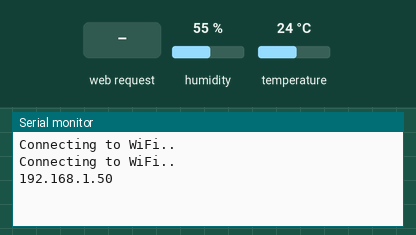
Recording of a sketch running on a simulated ESP32. On the bench: the last lines printed to the serial monitor. The inputs (shaded band) are chosen by the test bench; at power-on: humidity 55 %, temperature 24 °C. WiFi joins after 1.5 s; servers stay silent unless stated.

Above: at 3.2 s.
3.3 s: HTTP request GET /temperature received
At 4.4 s:
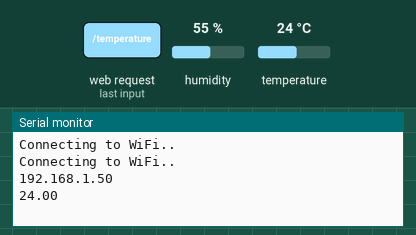
4.8 s: HTTP request GET /humidity received
At 5.9 s:
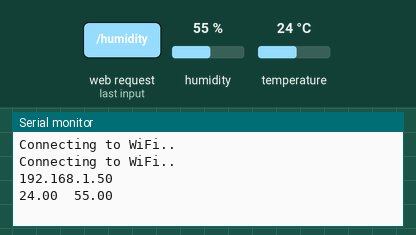

The sketch:

ESP32_ReedTemp_ReciveCanMsj_WebServer.ino
```cpp
#include <SPI.h>
#include <mcp2515.h>
#include "WiFi.h"
#include "ESPAsyncWebServer.h"
#include <Adafruit_Sensor.h>
#include <DHT.h>

// Replace with your network credentials
const char* ssid = "Pb 2.4";
const char* password = "";

#define DHTPIN 27     // Digital pin connected to the DHT sensor

// Uncomment the type of sensor in use:
#define DHTTYPE    DHT11     // DHT 11
//#define DHTTYPE    DHT22     // DHT 22 (AM2302)
//#define DHTTYPE    DHT21     // DHT 21 (AM2301)

DHT dht(DHTPIN, DHTTYPE);

// Create AsyncWebServer object on port 80
AsyncWebServer server(80);

// CAN bus configuration
MCP2515 mcp2515(5); // CS pin is GPIO 5
struct can_frame canMsg;

// Variables to store the received temperature and humidity
float receivedTemperature = 0.0;
float receivedHumidity = 0.0;

String readDHTTemperature() {
  float t = dht.readTemperature();
  if (isnan(t)) {
    Serial.println("Failed to read from DHT sensor!");
    return "--";
  } else {
    Serial.print(t);
    Serial.print("  ");
    return String(t);
  }
}

String readDHTHumidity() {
  float h = dht.readHumidity();
  if (isnan(h)) {
    Serial.println("Failed to read from DHT sensor!");
    return "--";
  } else {
    Serial.println(h);
    return String(h);
  }
}

// Function to read temperature from the CAN message
String readCANTemperature() {
  if (isnan(receivedTemperature)) {
    return "--";
  } else {
    return String(receivedTemperature, 2);
  }
}

// Function to read humidity from the CAN message
String readCANHumidity() {
  if (isnan(receivedHumidity)) {
    return "--";
  } else {
    return String(receivedHumidity, 2);
  }
}

const char index_html[] PROGMEM = R"rawliteral(
<!DOCTYPE HTML><html>
<head>
  <meta name="viewport" content="width=device-width, initial-scale=1">
  <link rel="stylesheet" href="https://use.fontawesome.com/releases/v5.7.2/css/all.css" integrity="sha384-fnmOCqbTlWIlj8LyTjo7mOUStjsKC4pOpQbqyi7RrhN7udi9RwhKkMHpvLbHG9Sr" crossorigin="anonymous">
  <style>
    html {
     font-family: Arial;
     display: inline-block;
     margin: 0px auto;
     text-align: center;
    }
    h2 { font-size: 3.0rem; }
    p { font-size: 3.0rem; }
    .units { font-size: 1.2rem; }
    .dht-labels{
      font-size: 1.5rem;
      vertical-align:middle;
      padding-bottom: 15px;
    }
    .container {
      display: flex;
      justify-content: space-around;
    }
    .sensor {
      flex: 1;
      padding: 20px;
    }
  </style>
</head>
<body>
  <h2>ESP32 DHT Server</h2>
  <div class="container">
    <div class="sensor">
      <h3>NODO MAESTRO (ESP32)</h3>
      <p>
        <i class="fas fa-thermometer-half" style="color:#059e8a;"></i>
        <span class="dht-labels">Temperature</span>
        <span id="temperature1">%TEMPERATURE1%</span>
        <sup class="units">&deg;C</sup>
      </p>
      <p>
        <i class="fas fa-tint" style="color:#00add6;"></i>
        <span class="dht-labels">Humidity</span>
        <span id="humidity1">%HUMIDITY1%</span>
        <sup class="units">&percnt;</sup>
      </p>
    </div>
    <div class="sensor">
      <h3>NODO ESCLAVO 1 (ARDUINO UNO)</h3>
      <p>
        <i class="fas fa-thermometer-half" style="color:#059e8a;"></i>
        <span class="dht-labels">Temperature</span>
        <span id="temperature2">%TEMPERATURE2%</span>
        <sup class="units">&deg;C</sup>
      </p>
      <p>
        <i class="fas fa-tint" style="color:#00add6;"></i>
        <span class="dht-labels">Humidity</span>
        <span id="humidity2">%HUMIDITY2%</span>
        <sup class="units">&percnt;</sup>
      </p>
    </div>
  </div>
</body>
<script>
setInterval(function ( ) {
  var xhttp = new XMLHttpRequest();
  xhttp.onreadystatechange = function() {
    if (this.readyState == 4 && this.status == 200) {
      document.getElementById("temperature1").innerHTML = this.responseText.split(",")[0];
      document.getElementById("temperature2").innerHTML = this.responseText.split(",")[1];
    }
  };
  xhttp.open("GET", "/temperature", true);
  xhttp.send();
}, 2000 ) ;

setInterval(function ( ) {
  var xhttp = new XMLHttpRequest();
  xhttp.onreadystatechange = function() {
    if (this.readyState == 4 && this.status == 200) {
      document.getElementById("humidity1").innerHTML = this.responseText.split(",")[0];
      document.getElementById("humidity2").innerHTML = this.responseText.split(",")[1];
    }
  };
  xhttp.open("GET", "/humidity", true);
  xhttp.send();
}, 2000 ) ;
</script>
</html>)rawliteral";

// Replaces placeholder with DHT values
String processor(const String& var){
  if(var == "TEMPERATURE1"){
    return readDHTTemperature();
  }
  else if(var == "HUMIDITY1"){
    return readDHTHumidity();
  }
  else if(var == "TEMPERATURE2"){
    return readCANTemperature();
  }
  else if(var == "HUMIDITY2"){
    return readCANHumidity();
  }
  return String();
}

void setup(){
  // Serial port for debugging purposes
  Serial.begin(115200);

  dht.begin();

  // Initialize CAN bus
  mcp2515.reset();
  mcp2515.setBitrate(CAN_125KBPS);
  mcp2515.setNormalMode();

  // Connect to Wi-Fi
  WiFi.begin(ssid, password);
  while (WiFi.status() != WL_CONNECTED) {
    delay(1000);
    Serial.println("Connecting to WiFi..");
  }

  // Print ESP32 Local IP Address
  Serial.println(WiFi.localIP());

  // Route for root / web page
  server.on("/", HTTP_GET, [](AsyncWebServerRequest *request){
    request->send_P(200, "text/html", index_html, processor);
  });
  server.on("/temperature", HTTP_GET, [](AsyncWebServerRequest *request){
    String temperatures = readDHTTemperature() + "," + readCANTemperature();
    request->send_P(200, "text/plain", temperatures.c_str());
  });
  server.on("/humidity", HTTP_GET, [](AsyncWebServerRequest *request){
    String humidities = readDHTHumidity() + "," + readCANHumidity();
    request->send_P(200, "text/plain", humidities.c_str());
  });

  // Start server
  server.begin();
}

void loop(){
  if (mcp2515.readMessage(&canMsg) == MCP2515::ERROR_OK) {
    // Convert the received bytes back to float values
    int tempInt = (canMsg.data[0] << 8) | canMsg.data[1];
    int humInt = (canMsg.data[2] << 8) | canMsg.data[3];
    receivedTemperature = tempInt / 100.0;
    receivedHumidity = humInt / 100.0;
  }
}
```

Measured:
- after the input at 3.3 s, the serial monitor: prints a new line at once (image 1)
- after the input at 4.8 s, the serial monitor: prints a new line at once (image 2)
